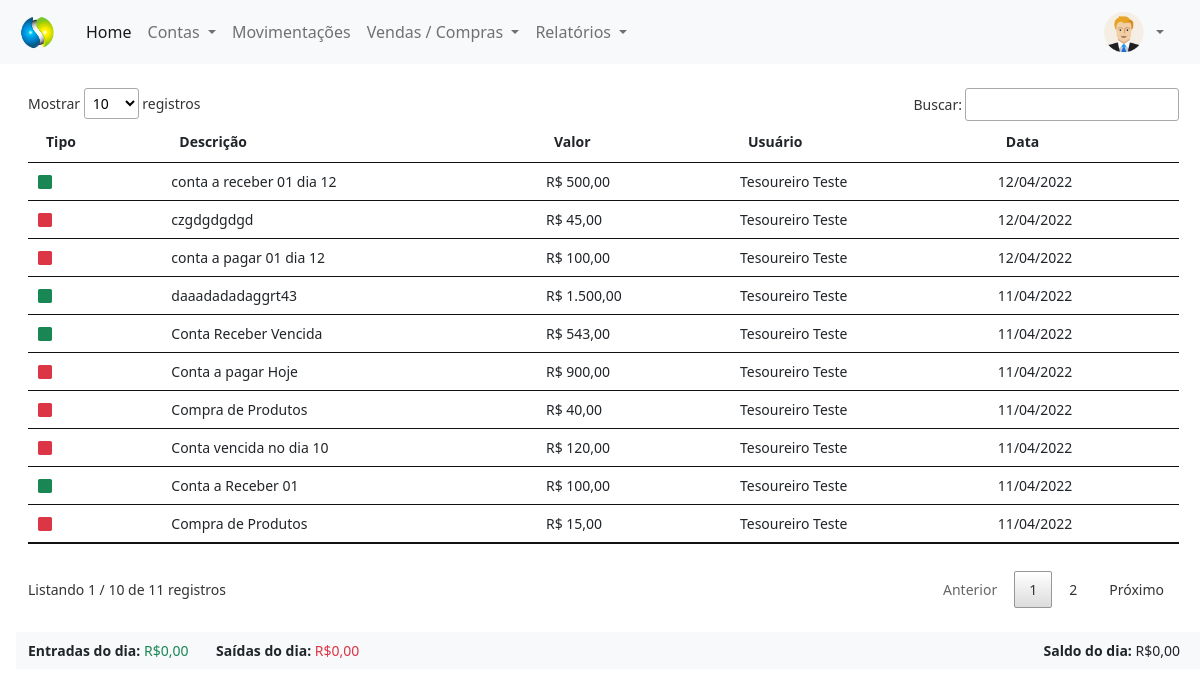
Before: /painel-tesoureiro/index.php?pagina=movimentacoes (signed in) with the older database file.
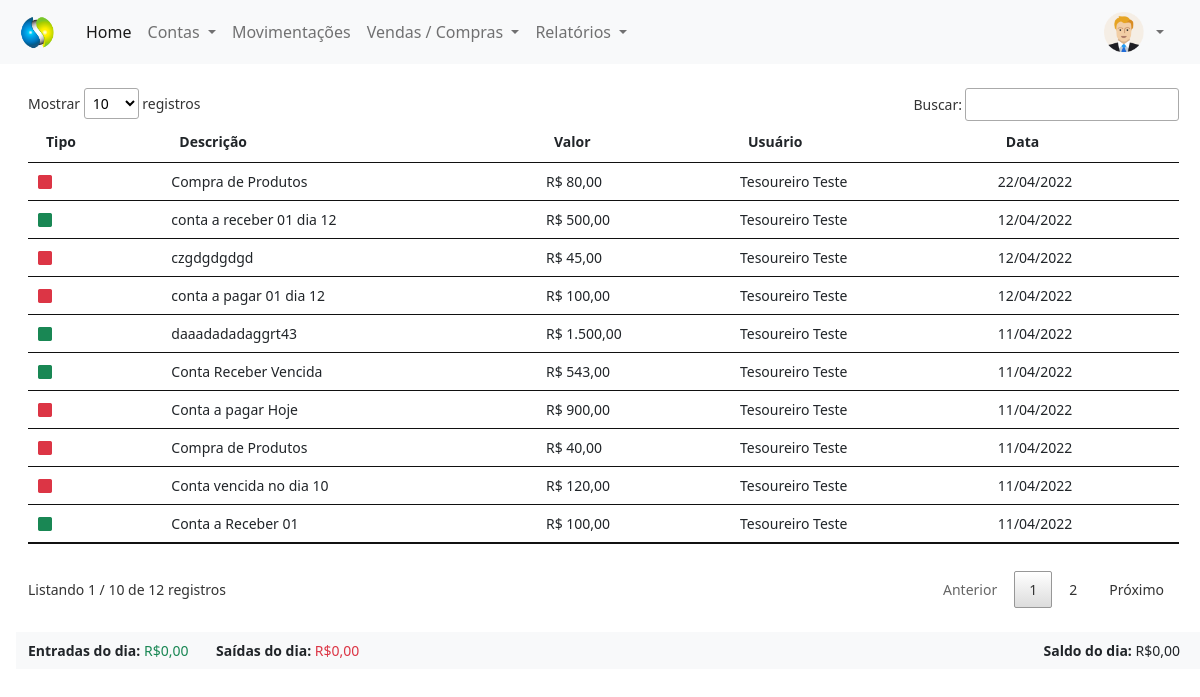
After: the same page with the newer database file.
### tables this page shows
CREATE TABLE `movimentacoes` (
  `id` int(11) NOT NULL,
  `tipo` varchar(15) NOT NULL,
  `descricao` varchar(50) NOT NULL,
  `valor` decimal(8,2) NOT NULL,
  `usuario` int(11) NOT NULL,
  `data` date NOT NULL,
  `id_mov` int(11) NOT NULL
);

CREATE TABLE `usuarios` (
  `id` int(11) NOT NULL,
  `nome` varchar(80) NOT NULL,
  `email` varchar(80) NOT NULL,
  `cpf` varchar(15) NOT NULL,
  `senha` varchar(20) NOT NULL,
  `nivel` varchar(20) NOT NULL
);

### painel-tesoureiro/movimentacoes.php (the view, shortened to what this page needs)
<?php
require_once('../conexao.php');
?>
<div class="mt-4" style="margin-right: 25px">
    <?php
    $query_tab = $pdo->query("SELECT * FROM movimentacoes order by id desc");
    $res_tab = $query_tab->fetchAll(PDO::FETCH_ASSOC);
    $total_reg_tab = @count($res_tab);
    if ($total_reg_tab > 0) {
    ?>
        <small>
            <table id="usuarios" class="table table-hover my-4" style="width:100%">
                <thead>
                    <tr>
                        <th>Tipo</th>
                        <th>Descrição</th>
                        <th>Valor</th>
                        <th>Usuário</th>
                        <th>Data</th>
                    </tr>
                </thead>
                <tbody>
                    <?php
                    for ($i = 0; $i < $total_reg_tab; $i++) {
                        $data = $res_tab[$i]['data'];
                        $id_usuario = $res_tab[$i]['usuario'];
                        $query_usuario = $pdo->query("SELECT * FROM usuarios WHERE id = '$id_usuario'");
                        $res_usuario = $query_usuario->fetchAll(PDO::FETCH_ASSOC);
                        $total_reg_usuario = @count($res_usuario);
                        if ($total_reg_usuario > 0) {
                            $nome_usuario = $res_usuario[0]['nome'];
                        }
                        if ($res_tab[$i]['tipo'] == 'Entrada') {
                            $classe = 'text-success';
                        } else if ($res_tab[$i]['tipo'] == 'Saída') {
                            $classe = 'text-danger';
                        }
                    ?>
                        <tr>
                            <td>
                                <i class="bi bi-square-fill <?php echo $classe; ?>"></i>
                            </td>
                            <td>
                                <?php echo $res_tab[$i]['descricao'] ?>
                            </td>
                            <td>
                                R$ <?php echo number_format($res_tab[$i]['valor'], 2, ',', '.') ?>
                            </td>
                            <td>
                                <?php echo $nome_usuario ?>
                            </td>
                            <td>
                                <?php echo implode('/', array_reverse(explode('-', $data))) ?>
                            </td>
                        </tr>
                    <?php }
                    ?>
                </tbody>
            </table>
        </small>
    <?php } else {
        echo "Não existem dados para serem exibidos!";
    } ?>
</div>
<?php
$entradas = 0;
$saidas = 0;
$saldo = 0;
?>
<small>
    <div class="row bg-light mt-4 py-2">
        <div class="col-md-8">
            <span><b>Entradas do dia:</b> <span class="text-success"> R$<?php echo number_format($entradas, 2, ',', '.') ?> </span></span>
            <span class="mx-4"><b>Saídas do dia:</b> <span class="text-danger"> R$<?php echo number_format($saidas, 2, ',', '.') ?> </span></span>
        </div>
        <div align="right" class="col-md-4">
            <span class="mx-4"><b>Saldo do dia:</b> <span class="<?php echo $classeSaldo ?>"> R$<?php echo number_format($saldo, 2, ',', '.') ?> </span></span>
        </div>
    </div>
</small>

Changed rows visible on the page:
no longer on this page (row unchanged): movimentacoes: descricao "Compra de Produtos", valor "15,00", usuarios.nome "Tesoureiro Teste", data "11/04/2022"
added movimentacoes: descricao "Compra de Produtos", valor "80,00", usuarios.nome "Tesoureiro Teste", data "22/04/2022"
Other visible differences:
text written by a page script: "Mostrar registros Buscar: Listando 1 / 10 de 11 registros Anterior 1 2 Próximo" → "Mostrar registros Buscar: Listando 1 / 10 de 12 registros Anterior 1 2 Próximo"
